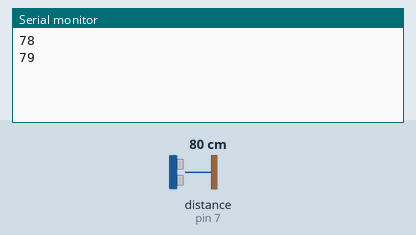
The sketch below on a simulated Arduino Uno, built with avr-gcc and run on an emulated ATmega328P. Parts: the last lines printed to the serial monitor. Wiring (inferred from the names in the program): ultrasonic range finder: trigger pin 5; echo pin 7. The inputs (shaded band) are chosen by the test bench; at power-on: distance to the obstacle (sensor on pin 7) 80 cm. The echo pulse lasts 58.3 µs per cm.

Above: at 10.8 s.
10.9 s: distance to the obstacle (sensor on pin 7) set to 2 cm
At 20.7 s:
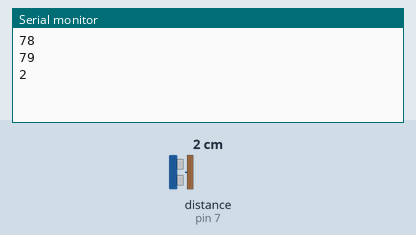
20.9 s: distance to the obstacle (sensor on pin 7) set to 4 cm
At 31.1 s:
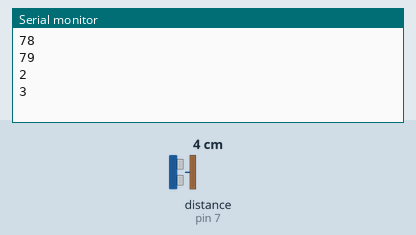
Timing chart, 0 to 32.6 s (numbered marks = the images above; inputs shaded):
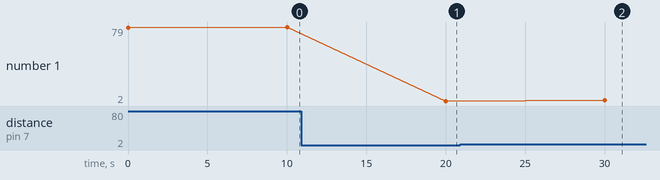

Measured:
- after the input at 10.9 s, the serial monitor: prints a new line after 9.1 s (image 1)
- after the input at 20.9 s, the serial monitor: prints a new line after 9.1 s (image 2)
- plotted number 1: 79 → 2 after the input at 10.9 s, 2 → 3 after the input at 20.9 s

The sketch:

ultrasonic1.ino
```cpp
const int trigpin=5;
const int echopin=7;

long duration;
int distance;

void setup() {
  // put your setup code here, to run once:
pinMode(trigpin, OUTPUT);
pinMode(echopin,INPUT);
Serial.begin(9600);
}

void loop() {
  // put your main code here, to run repeatedly:
digitalWrite(trigpin, LOW);
delayMicroseconds(30);

digitalWrite(trigpin,HIGH);
delayMicroseconds(10);
digitalWrite(trigpin, LOW);

duration =pulseIn(echopin,HIGH);
distance=duration*0.034/2;

//Serial.print("Distance: ");
Serial.println(distance);
delay(10000);
}
```
